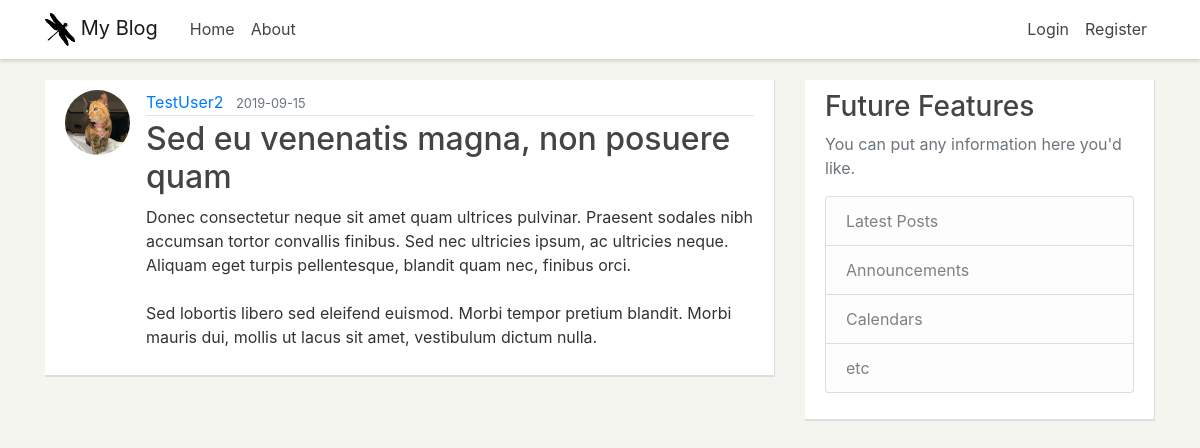
/post/10, run on the app's committed database.
### pyflaskblog/models.py (models this page shows, shortened)
class User(db.Model, UserMixin):
	id = db.Column(db.Integer, primary_key=True)
	username = db.Column(db.String(20), unique=True, nullable=False)
	email = db.Column(db.String(120), unique=True, nullable=False)
	image_file = db.Column(db.String(20), nullable=False, default='default.jpg')
	password = db.Column(db.String(60), nullable=False)
	posts = db.relationship('Post', backref='author', lazy=True)

class Post(db.Model):
	id = db.Column(db.Integer, primary_key=True)
	title = db.Column(db.String(100), nullable=False)
	date_posted = db.Column(db.DateTime, nullable=False, default=datetime.utcnow)
	content = db.Column(db.Text, nullable=False)
	user_id = db.Column(db.Integer, db.ForeignKey('user.id'), nullable=False)

### pyflaskblog/posts/routes.py (the view)
@posts.route("/post/<int:post_id>")
def post(post_id):
	post = Post.query.get_or_404(post_id)
	return render_template('post.html', title=post.title, post=post)

### pyflaskblog/templates/post.html (shortened to what this page needs)
{% extends "layout.html" %}
{% block content %}
	<article class="media content-section">
	  <img class="rounded-circle article-img" src="{{ url_for('static', filename='profile_pics/' + post.author.image_file) }}">
	  <div class="media-body">
		<div class="article-metadata">
		  <a class="mr-2" href="{{ url_for('users.user_posts', username=post.author.username) }}">{{ post.author.username }}</a>
		  <small class="text-muted">{{ post.date_posted.strftime('%Y-%m-%d') }}</small>
		</div>
		<h2 class="article-title">{{ post.title }}</h2>
		<p class="article-content">{{ post.content }}</p>
	  </div>
	</article>
{% endblock content %}

### pyflaskblog/static/main.css (style rules this page uses)
body { background: #f5f5f0; color: #333333; margin-top: 5rem; }
h1, h2, h3, h4, h5, h6 { color: #444444; }
.content-section { background: #ffffff; padding: 10px 20px; border-bottom: 2px solid #dddddd; border-right: 1px solid #dddddd; margin-bottom: 20px; }
.article-title { color: #444444; }
.article-content { white-space: pre-line; }
.article-img { height: 65px; width: 65px; margin-right: 16px; }
.article-metadata { padding-bottom: 1px; margin-bottom: 4px; border-bottom: 1px solid #e3e3e3 }

### data on the page
User: image_file (picture), author.username "TestUser2"
Post: date_posted "2019-09-15", title "Sed eu venenatis magna, non posuere quam", content "Donec consectetur neque sit amet quam ultrices pulvinar. Praesent sodales nibh accumsan tortor convallis finibus. Sed nec ultricies ipsum, ac ultricies neque. Aliquam eget turpis pellentesque, blandit quam nec, finibus orci. Sed lobortis libero sed eleifend euismod. Morbi tempor pretium blandit. Morbi mauris dui, mollis ut lacus sit amet, vestibulum dictum nulla."
